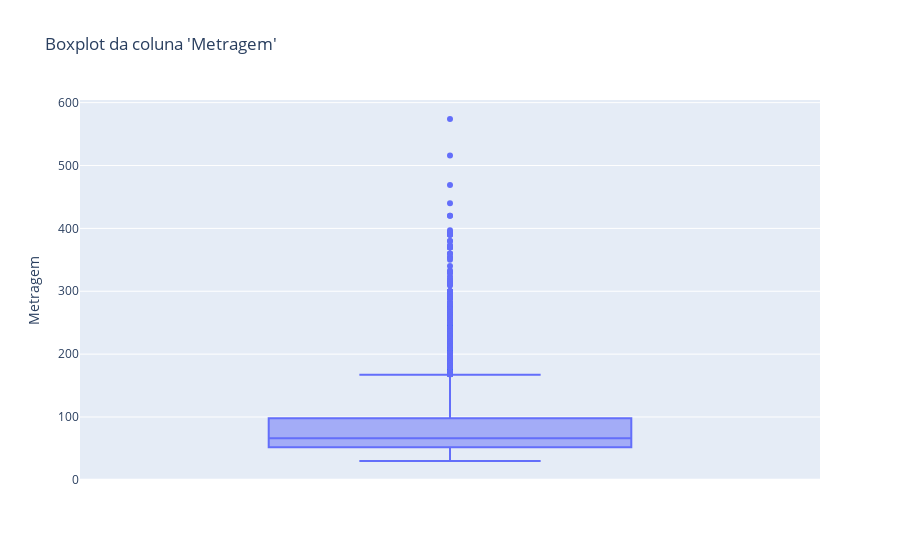
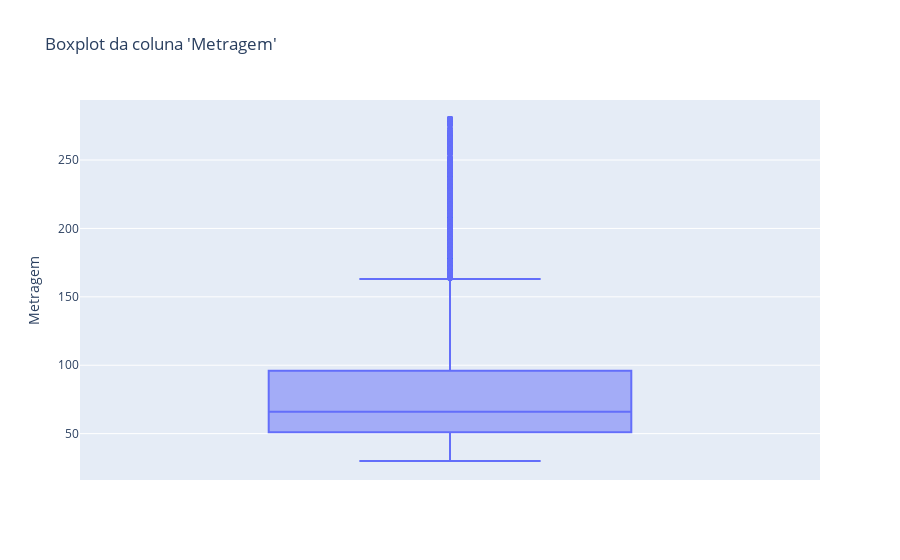

Here is the notebook cell these charts were saved with, in order:
### Code cell
# Análise da variável "Metragem"

# Antes vou salvar o original para efeito de comparação

df['Metragem_Original'] = df['Metragem']

# Agora vou começar a análise

px.box(
    df,
    y="Metragem",
    title="Boxplot da coluna 'Metragem'",
    hover_data={
        "Metragem":":.0f",
        "Valor_Condominio":":.0f",
        "N_Banheiros":True,
        "N_Suites":True,
        "N_Vagas":True,
        "Valor_Aluguel":":.0f"
    }

)

# Agora vou ver a porcentagem dos 1% que representavam a maior parte

t_quant('Metragem', 0.99)

# Como no outro caso, vou dar drop nesses 1% mais altos pois eles diferem muito dos outros valores e eles representam uma parte muito pequena em comparação com o todo

lim_Metragem = df['Metragem'] > 280
print("Vão sair:", lim_Metragem.sum(), f"({lim_Metragem.mean():.2%})")

df = df.loc[df['Metragem'] <= 280].copy()

# Agora vou plotar um gráfico para ver como está a distribuição

px.box(
    df,
    y="Metragem",
    title="Boxplot da coluna 'Metragem'",
    hover_data={
        "Metragem":":.0f",
        "Valor_Condominio":":.0f",
        "N_Banheiros":True,
        "N_Suites":True,
        "N_Vagas":True,
        "Valor_Aluguel":":.0f"
    }

)

# Como no caso anterior, uma porcentagem muito pequena foi retirada, cerca de 1%, logo não deve representar grandes problemas, é um dado muito sensível, como os outros são, e de dfícil alteração, logo, para evitar vies fez mais sentido retirar os dados do que altera-los, princilpamente por que foi só 1% e esse 1% tinha uma diferença muito grande de valor em comparação com o resto.

### Figure 1 — Plotly figure (JSON) as saved in the notebook; plotly's stock layout.template omitted (floating-point values rounded to 4 significant figures; data arrays with more than 128 entries replaced by an {"elided": "..."} marker saying what was removed)
{"data": [{"alignmentgroup": "True", "customdata": {"elided": "7131x5 int values"}, "hovertemplate": "Metragem=%{y:.0f}<br>Valor_Condominio=%{customdata[0]:.0f}<br>N_Banheiros=%{customdata[1]}<br>N_Suites=%{customdata[2]}<br>N_Vagas=%{customdata[3]}<br>Valor_Aluguel=%{customdata[4]:.0f}<extra></extra>", "legendgroup": "", "marker": {"color": "#636efa"}, "name": "", "notched": false, "offsetgroup": "", "orientation": "v", "showlegend": false, "type": "box", "x0": " ", "xaxis": "x", "y": {"elided": "7131 int values"}, "y0": " ", "yaxis": "y"}], "layout": {"boxmode": "group", "legend": {"tracegroupgap": 0}, "title": {"text": "Boxplot da coluna 'Metragem'"}, "xaxis": {"anchor": "y", "domain": [0, 1]}, "yaxis": {"anchor": "x", "domain": [0, 1], "title": {"text": "Metragem"}}}}

### Figure 2 — Plotly figure (JSON) as saved in the notebook; plotly's stock layout.template omitted (floating-point values rounded to 4 significant figures; data arrays with more than 128 entries replaced by an {"elided": "..."} marker saying what was removed)
{"data": [{"alignmentgroup": "True", "customdata": {"elided": "7064x5 int values"}, "hovertemplate": "Metragem=%{y:.0f}<br>Valor_Condominio=%{customdata[0]:.0f}<br>N_Banheiros=%{customdata[1]}<br>N_Suites=%{customdata[2]}<br>N_Vagas=%{customdata[3]}<br>Valor_Aluguel=%{customdata[4]:.0f}<extra></extra>", "legendgroup": "", "marker": {"color": "#636efa"}, "name": "", "notched": false, "offsetgroup": "", "orientation": "v", "showlegend": false, "type": "box", "x0": " ", "xaxis": "x", "y": {"elided": "7064 int values"}, "y0": " ", "yaxis": "y"}], "layout": {"boxmode": "group", "legend": {"tracegroupgap": 0}, "title": {"text": "Boxplot da coluna 'Metragem'"}, "xaxis": {"anchor": "y", "domain": [0, 1]}, "yaxis": {"anchor": "x", "domain": [0, 1], "title": {"text": "Metragem"}}}}
